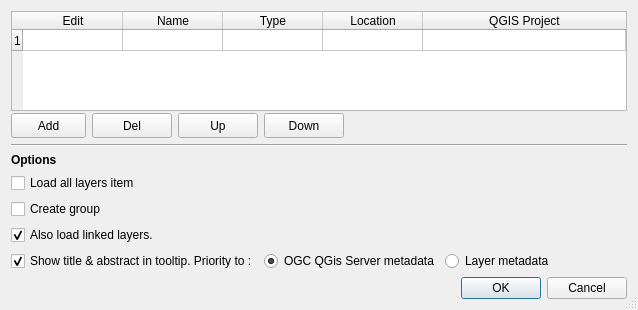
<?xml version="1.0" encoding="UTF-8"?>
<ui version="4.0">
 <class>ConfDialog</class>
 <widget class="QDialog" name="ConfDialog">
  <property name="windowModality">
   <enum>Qt::WindowModal</enum>
  </property>
  <property name="geometry">
   <rect>
    <x>0</x>
    <y>0</y>
    <width>638</width>
    <height>310</height>
   </rect>
  </property>
  <property name="sizePolicy">
   <sizepolicy hsizetype="Preferred" vsizetype="Preferred">
    <horstretch>0</horstretch>
    <verstretch>0</verstretch>
   </sizepolicy>
  </property>
  <property name="minimumSize">
   <size>
    <width>550</width>
    <height>310</height>
   </size>
  </property>
  <property name="windowTitle">
   <string>Projects</string>
  </property>
  <property name="windowIcon">
   <iconset>
    <normaloff>../resources/menu_from_project.png</normaloff>../resources/menu_from_project.png</iconset>
  </property>
  <property name="windowOpacity">
   <double>0.980000000000000</double>
  </property>
  <property name="locale">
   <locale language="English" country="UnitedStates"/>
  </property>
  <property name="sizeGripEnabled">
   <bool>true</bool>
  </property>
  <property name="modal">
   <bool>true</bool>
  </property>
  <layout class="QVBoxLayout" name="verticalLayout_2">
   <item>
    <layout class="QVBoxLayout" name="verticalLayout">
     <property name="sizeConstraint">
      <enum>QLayout::SetDefaultConstraint</enum>
     </property>
     <item>
      <widget class="QTableWidget" name="tableWidget">
       <property name="sizePolicy">
        <sizepolicy hsizetype="Expanding" vsizetype="Expanding">
         <horstretch>0</horstretch>
         <verstretch>0</verstretch>
        </sizepolicy>
       </property>
       <property name="minimumSize">
        <size>
         <width>0</width>
         <height>100</height>
        </size>
       </property>
       <property name="autoFillBackground">
        <bool>true</bool>
       </property>
       <property name="sizeAdjustPolicy">
        <enum>QAbstractScrollArea::AdjustToContents</enum>
       </property>
       <property name="dragEnabled">
        <bool>false</bool>
       </property>
       <property name="dragDropMode">
        <enum>QAbstractItemView::NoDragDrop</enum>
       </property>
       <property name="defaultDropAction">
        <enum>Qt::IgnoreAction</enum>
       </property>
       <property name="alternatingRowColors">
        <bool>true</bool>
       </property>
       <property name="selectionMode">
        <enum>QAbstractItemView::SingleSelection</enum>
       </property>
       <property name="selectionBehavior">
        <enum>QAbstractItemView::SelectRows</enum>
       </property>
       <property name="textElideMode">
        <enum>Qt::ElideNone</enum>
       </property>
       <property name="sortingEnabled">
        <bool>false</bool>
       </property>
       <property name="rowCount">
        <number>1</number>
       </property>
       <property name="columnCount">
        <number>5</number>
       </property>
       <attribute name="horizontalHeaderVisible">
        <bool>true</bool>
       </attribute>
       <attribute name="horizontalHeaderCascadingSectionResizes">
        <bool>false</bool>
       </attribute>
       <attribute name="horizontalHeaderHighlightSections">
        <bool>true</bool>
       </attribute>
       <attribute name="horizontalHeaderStretchLastSection">
        <bool>true</bool>
       </attribute>
       <attribute name="verticalHeaderVisible">
        <bool>true</bool>
       </attribute>
       <attribute name="verticalHeaderDefaultSectionSize">
        <number>21</number>
       </attribute>
       <attribute name="verticalHeaderStretchLastSection">
        <bool>false</bool>
       </attribute>
       <row/>
       <column>
        <property name="text">
         <string>Edit</string>
        </property>
       </column>
       <column>
        <property name="text">
         <string>Name</string>
        </property>
       </column>
       <column>
        <property name="text">
         <string>Type</string>
        </property>
       </column>
       <column>
        <property name="text">
         <string>Location</string>
        </property>
       </column>
       <column>
        <property name="text">
         <string>QGIS Project</string>
        </property>
       </column>
      </widget>
     </item>
    </layout>
   </item>
   <item>
    <layout class="QHBoxLayout" name="horizontalLayout" stretch="0,0,0,0,0">
     <property name="spacing">
      <number>6</number>
     </property>
     <property name="sizeConstraint">
      <enum>QLayout::SetDefaultConstraint</enum>
     </property>
     <property name="leftMargin">
      <number>0</number>
     </property>
     <item>
      <widget class="QToolButton" name="btnAdd">
       <property name="minimumSize">
        <size>
         <width>75</width>
         <height>25</height>
        </size>
       </property>
       <property name="focusPolicy">
        <enum>Qt::WheelFocus</enum>
       </property>
       <property name="toolTip">
        <string>Add new project</string>
       </property>
       <property name="text">
        <string>Add</string>
       </property>
       <property name="popupMode">
        <enum>QToolButton::InstantPopup</enum>
       </property>
       <property name="arrowType">
        <enum>Qt::NoArrow</enum>
       </property>
      </widget>
     </item>
     <item>
      <widget class="QPushButton" name="btnDelete">
       <property name="minimumSize">
        <size>
         <width>40</width>
         <height>25</height>
        </size>
       </property>
       <property name="toolTip">
        <string>Delete selected</string>
       </property>
       <property name="text">
        <string>Del</string>
       </property>
      </widget>
     </item>
     <item>
      <widget class="QPushButton" name="btnUp">
       <property name="minimumSize">
        <size>
         <width>50</width>
         <height>25</height>
        </size>
       </property>
       <property name="maximumSize">
        <size>
         <width>16777215</width>
         <height>25</height>
        </size>
       </property>
       <property name="toolTip">
        <string>Move up selected project</string>
       </property>
       <property name="text">
        <string>Up</string>
       </property>
      </widget>
     </item>
     <item>
      <widget class="QPushButton" name="btnDown">
       <property name="minimumSize">
        <size>
         <width>50</width>
         <height>25</height>
        </size>
       </property>
       <property name="maximumSize">
        <size>
         <width>16777215</width>
         <height>25</height>
        </size>
       </property>
       <property name="toolTip">
        <string>Move down selected project</string>
       </property>
       <property name="text">
        <string>Down</string>
       </property>
      </widget>
     </item>
     <item>
      <spacer name="horizontalSpacer">
       <property name="orientation">
        <enum>Qt::Horizontal</enum>
       </property>
       <property name="sizeHint" stdset="0">
        <size>
         <width>40</width>
         <height>20</height>
        </size>
       </property>
      </spacer>
     </item>
    </layout>
   </item>
   <item>
    <widget class="Line" name="line">
     <property name="orientation">
      <enum>Qt::Horizontal</enum>
     </property>
    </widget>
   </item>
   <item>
    <layout class="QFormLayout" name="formLayout">
     <item row="0" column="0">
      <widget class="QLabel" name="lblSettings">
       <property name="font">
        <font>
         <weight>75</weight>
         <bold>true</bold>
        </font>
       </property>
       <property name="cursor">
        <cursorShape>IBeamCursor</cursorShape>
       </property>
       <property name="text">
        <string>Options</string>
       </property>
      </widget>
     </item>
     <item row="1" column="0">
      <widget class="QCheckBox" name="cbxLoadAll">
       <property name="text">
        <string>Load all layers item</string>
       </property>
       <property name="tristate">
        <bool>false</bool>
       </property>
      </widget>
     </item>
     <item row="1" column="1">
      <spacer name="horizontalSpacer_3">
       <property name="orientation">
        <enum>Qt::Horizontal</enum>
       </property>
       <property name="sizeType">
        <enum>QSizePolicy::Maximum</enum>
       </property>
       <property name="sizeHint" stdset="0">
        <size>
         <width>40</width>
         <height>20</height>
        </size>
       </property>
      </spacer>
     </item>
     <item row="3" column="0">
      <widget class="QCheckBox" name="cbxCreateGroup">
       <property name="text">
        <string>Create group</string>
       </property>
       <property name="checked">
        <bool>false</bool>
       </property>
       <property name="tristate">
        <bool>false</bool>
       </property>
      </widget>
     </item>
     <item row="3" column="1">
      <spacer name="horizontalSpacer_2">
       <property name="orientation">
        <enum>Qt::Horizontal</enum>
       </property>
       <property name="sizeHint" stdset="0">
        <size>
         <width>40</width>
         <height>20</height>
        </size>
       </property>
      </spacer>
     </item>
     <item row="4" column="0">
      <widget class="QCheckBox" name="cbxOpenLinks">
       <property name="toolTip">
        <string>Opens with layer, layers linked by 'relations' or joins.</string>
       </property>
       <property name="text">
        <string>Also load linked layers.</string>
       </property>
       <property name="checked">
        <bool>true</bool>
       </property>
      </widget>
     </item>
    </layout>
   </item>
   <item>
    <layout class="QHBoxLayout" name="horizontalLayout_5">
     <item>
      <widget class="QCheckBox" name="cbxShowTooltip">
       <property name="text">
        <string>Show title &amp;&amp; abstract in tooltip. Priority to :</string>
       </property>
       <property name="checked">
        <bool>true</bool>
       </property>
       <property name="tristate">
        <bool>false</bool>
       </property>
      </widget>
     </item>
     <item>
      <widget class="QRadioButton" name="mdSourceOGC">
       <property name="sizePolicy">
        <sizepolicy hsizetype="Minimum" vsizetype="Fixed">
         <horstretch>0</horstretch>
         <verstretch>0</verstretch>
        </sizepolicy>
       </property>
       <property name="text">
        <string>OGC QGis Server metadata</string>
       </property>
       <property name="checked">
        <bool>true</bool>
       </property>
      </widget>
     </item>
     <item>
      <widget class="QRadioButton" name="mdSourceLayer">
       <property name="sizePolicy">
        <sizepolicy hsizetype="Minimum" vsizetype="Fixed">
         <horstretch>0</horstretch>
         <verstretch>0</verstretch>
        </sizepolicy>
       </property>
       <property name="text">
        <string>Layer metadata</string>
       </property>
      </widget>
     </item>
     <item>
      <spacer name="horizontalSpacer_4">
       <property name="orientation">
        <enum>Qt::Horizontal</enum>
       </property>
       <property name="sizeHint" stdset="0">
        <size>
         <width>40</width>
         <height>20</height>
        </size>
       </property>
      </spacer>
     </item>
    </layout>
   </item>
   <item>
    <widget class="QDialogButtonBox" name="buttonBox">
     <property name="orientation">
      <enum>Qt::Horizontal</enum>
     </property>
     <property name="standardButtons">
      <set>QDialogButtonBox::Cancel|QDialogButtonBox::Ok</set>
     </property>
    </widget>
   </item>
  </layout>
 </widget>
 <tabstops>
  <tabstop>tableWidget</tabstop>
  <tabstop>btnAdd</tabstop>
  <tabstop>btnDelete</tabstop>
  <tabstop>btnUp</tabstop>
  <tabstop>btnDown</tabstop>
  <tabstop>cbxLoadAll</tabstop>
  <tabstop>cbxCreateGroup</tabstop>
  <tabstop>cbxOpenLinks</tabstop>
  <tabstop>cbxShowTooltip</tabstop>
  <tabstop>mdSourceOGC</tabstop>
  <tabstop>mdSourceLayer</tabstop>
 </tabstops>
 <resources/>
 <connections>
  <connection>
   <sender>buttonBox</sender>
   <signal>accepted()</signal>
   <receiver>ConfDialog</receiver>
   <slot>accept()</slot>
   <hints>
    <hint type="sourcelabel">
     <x>245</x>
     <y>300</y>
    </hint>
    <hint type="destinationlabel">
     <x>157</x>
     <y>149</y>
    </hint>
   </hints>
  </connection>
  <connection>
   <sender>buttonBox</sender>
   <signal>rejected()</signal>
   <receiver>ConfDialog</receiver>
   <slot>reject()</slot>
   <hints>
    <hint type="sourcelabel">
     <x>313</x>
     <y>300</y>
    </hint>
    <hint type="destinationlabel">
     <x>286</x>
     <y>149</y>
    </hint>
   </hints>
  </connection>
 </connections>
</ui>
